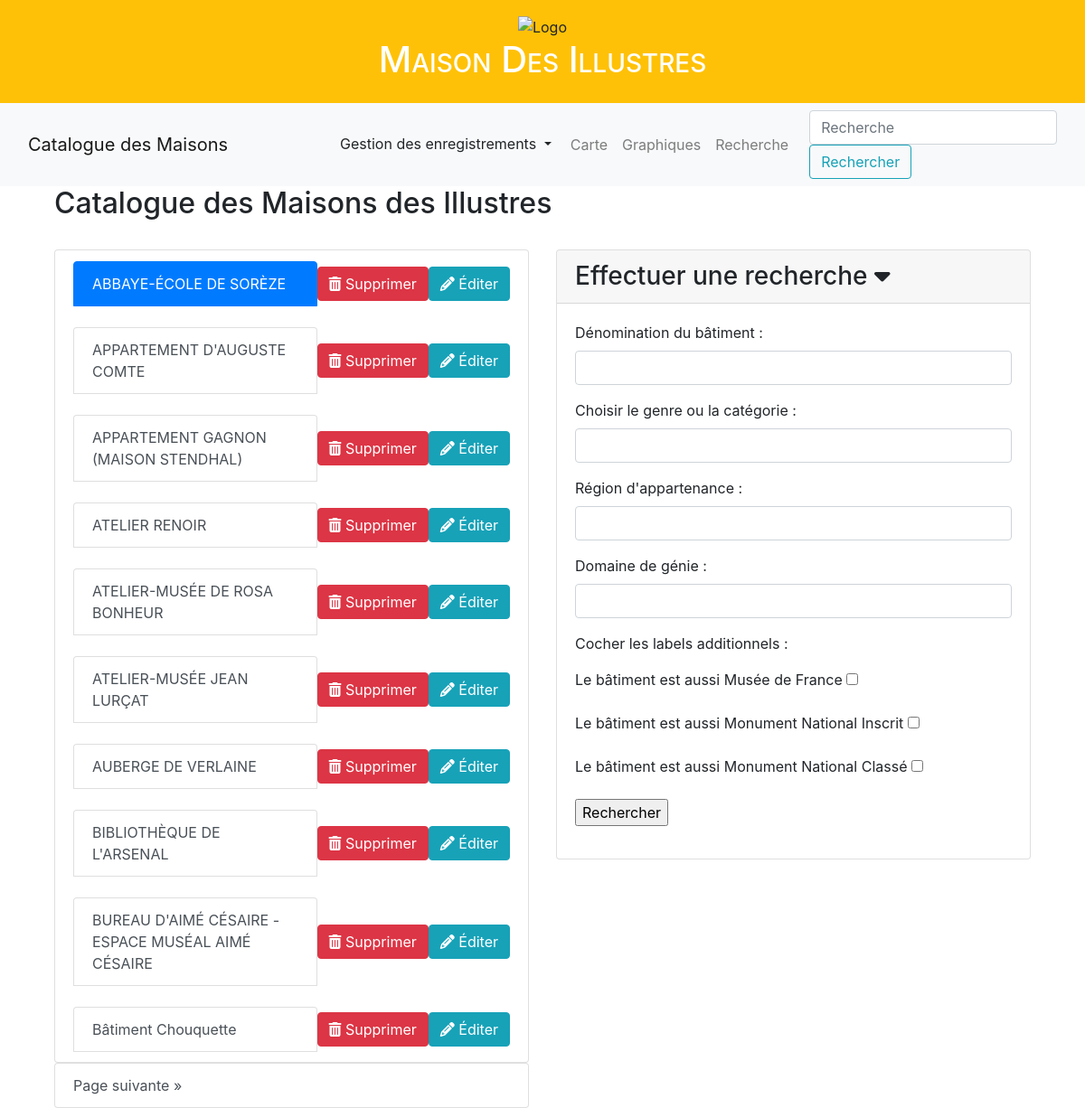
Page /maisons on the committed database.
### appli/app/models/data.py (models this page shows, shortened)
class Maisons(db.Model):
    __tablename__ = "maisons"
    id = db.Column(db.String(500), primary_key=True)
    denomination = db.Column(db.String(45))
    code_postal = db.Column(db.String(5))
    dpmt = db.Column(db.String(45))
    region = db.Column(db.String(45))
    adresse = db.Column(db.String(45))
    commune = db.Column(db.String(45))
    code_INSEE = db.Column(db.String(5))
    pays = db.Column(db.String(45))
    date_label = db.Column(db.Integer)
    latitude = db.Column(db.Float)
    longitude = db.Column(db.Float)
    museeFrance = db.Column(db.Boolean)
    monumentsInscrits = db.Column(db.Boolean)
    monumentsClasses = db.Column(db.Boolean)
    nombreSPR = db.Column(db.Integer, nullable=True)
    type = db.Column(db.Enum(Domaine))
    idWikidata = db.Column(
        db.String(20),
        db.ForeignKey('personnes.idWikidata'))

### appli/app/routes/generales.py (the view)
@app.route("/", methods=['GET', 'POST'])
@app.route("/maisons", methods=['GET', 'POST'])
@app.route("/maisons/<int:page>", methods=['GET', 'POST'])
def maisons(page=1):
    form=Recherche()
    donnees = Maisons.query.order_by(Maisons.denomination).paginate(page=page, per_page=app.config["MAISONS_PER_PAGE"])
    return render_template("pages/liste.html",
        sous_titre="Liste des maisons",
        donnees=donnees,
        form=form)

### appli/app/models/formulaires.py
class Recherche(FlaskForm):
    denomination =  StringField("denomination", validators=[])
    type =  SelectField("type", choices=[], validators = [])
    region = SelectField("region", choices=[], validators=[])
    genre = SelectField("genre", choices=[], validators=[])
    museeFrance =  BooleanField("musee_france", default=False)
    monumentsInscrits =  BooleanField("monuments_inscrits", default=False)
    monumentsClasses =  BooleanField("monuments_classes", default=False)

### appli/app/templates/pages/liste.html (shortened to what this page needs)
{% extends "partials/conteneur.html" %}
{% block body %}
<section class="padding-lg">
    <div class="container">
        <div class="row heading heading-icon">
            <div class="col-12">
                <h2>Catalogue des Maisons des Illustres</h2>
            </div>
        </div>
        <br>
        <div class="row">
            <div class="col-md-6">
                <div class="list-group" id="list-tab" role="tablist">
                    <ul class="list-group">
                        {% for maisons in donnees.items %}
                            <li class="list-group-item d-flex justify-content-between align-items-center">
                                <a class="list-group-item list-group-item-action {% if loop.index == 1 %}active{% endif %}"
                                   href="{{ url_for('info_maisons', nom_maisons=maisons.denomination)}}" role="tab"
                                   aria-controls="{{maisons.denomination}}">
                                   {{maisons.denomination}}
                                </a>
                                <div class="btn-group btn-group-sm">
                                    <form action="{{ url_for('sup_maison', nom_maison=maisons.denomination) }}" method="post" class="del-component">
                                        <button class="btn btn-danger" type="submit">
                                            <i class="fa fa-trash"></i> Supprimer
                                        </button>
                                    </form>
                                </div>
                                <div class="btn-group btn-group-sm">
                                    <a href="{{ url_for('update_maisons', nom_maison=maisons.denomination) }}">
                                        <button class="btn btn-info" type="submit">
                                            <i class="fa fa-pencil"></i> Éditer
                                        </button>
                                    </a>
                                </div>
                            </li>
                        {% endfor %}
                    </ul>
                    {% if donnees.next_num %}
                        <a class="list-group-item list-group-item-action btn btn-outline-dark{% if donnees.page == donnees.pages %} disabled{% endif %}"
                           id="list-list-next" href="{{ url_for('maisons', page=donnees.next_num) }}">
                            Page suivante &raquo;
                        </a>
                    {% endif %}
                </div>
            </div>
            <div class="col-md-6">
                <div class="card">
                    <h3 class="card-header" data-toggle="collapse" data-target="#collapseExample" aria-expanded="false" aria-controls="collapseExample">
                        Effectuer une recherche <i class="fa-solid fa-caret-down"></i>
                    </h3>
                    <div class="collapse show" id="collapseExample">
                        <div class="card-body">
                            {% include "partials/formulaires/recherche.html" %}
                        </div>
                    </div>
                </div>
            </div>
        </div>
    </div>
</section>
{%endblock%}

### rows in the picture
Maisons: denomination "ABBAYE-ÉCOLE DE SORÈZE"
Maisons: denomination "APPARTEMENT D'AUGUSTE COMTE"
Maisons: denomination "APPARTEMENT GAGNON (MAISON STENDHAL)"
Maisons: denomination "ATELIER RENOIR"
Maisons: denomination "ATELIER-MUSÉE DE ROSA BONHEUR"
Maisons: denomination "ATELIER-MUSÉE JEAN LURÇAT"
Maisons: denomination "AUBERGE DE VERLAINE"
Maisons: denomination "BIBLIOTHÈQUE DE L'ARSENAL"
Maisons: denomination "BUREAU D'AIMÉ CÉSAIRE - ESPACE MUSÉAL AIMÉ CÉSAIRE"
Maisons: denomination "Bâtiment Chouquette"
